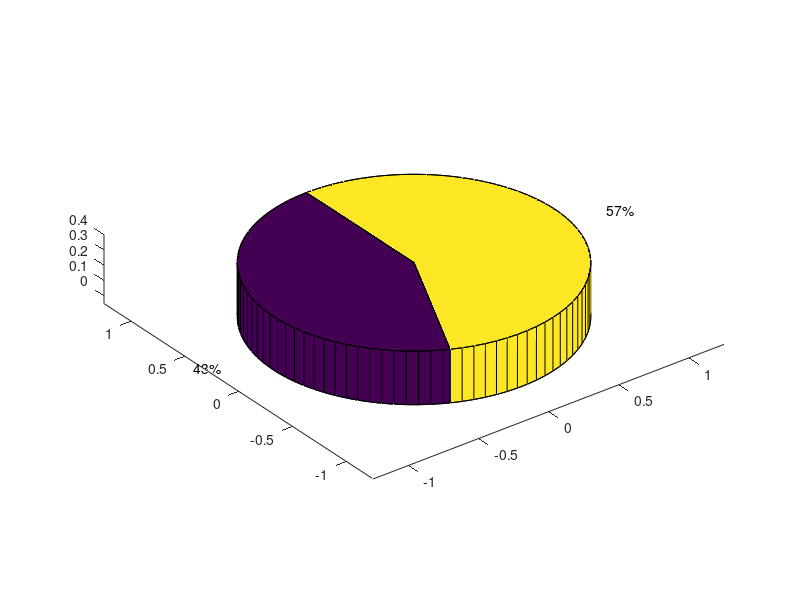
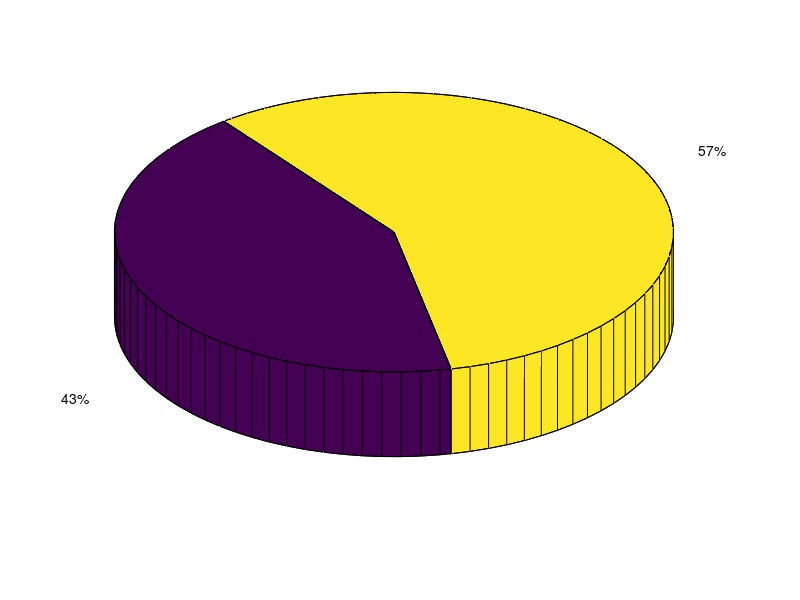

These figures' MATLAB source, in order:
clear all; close all; clc;
figure(1)
hp=pie3([3 4]);
axis on;
%%%%%%%%%%%%%%%%%%%%%%%%%%%
figure(2)
hp=pie3([3 4]);
%axis on;
pa=get(gca,'position');
set(gca,'position',[pa(1)-0.25 pa(2)-0.2 pa(3)+0.45 pa(4)+0.45])
